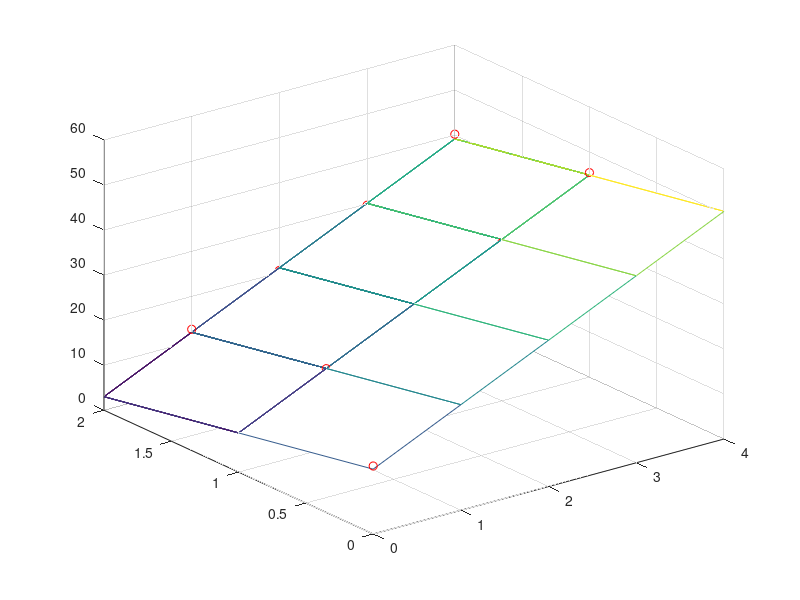

This figure's MATLAB source:
%HW3_1
% multiple linear regression
% n = 9
clear;
clc;
a = [0,1,1,2,2,3,3,4,4];
b = [0,1,2,1,2,1,2,1,2];
c = [15.1,17.7,12.7,25.6,20.5,35.1,29.7,45.4,40.2];
sigma_a = 0; sigma_b = 0; sigma_c = 0;
sigma_a2 = 0; sigma_b2 = 0;
s_ab = 0; s_ac = 0; s_bc = 0;
for i = 1 : length(a)
    sigma_a = sigma_a + a(i);
    sigma_b = sigma_b + b(i);
    sigma_c = sigma_c + c(i);
    sigma_a2 = a(i).*a(i) + sigma_a2;
    sigma_b2 = b(i).*b(i) + sigma_b2;
    s_ab = a(i).*b(i) + s_ab;
    s_ac = a(i).*c(i) + s_ac;
    s_bc = b(i).*c(i) + s_bc;
end
%왼쪽 행렬 A, 오른쪽 행렬 B
A = [9, sigma_a, sigma_b;sigma_a,sigma_a2,s_ab;sigma_b,s_ab,sigma_b2];
B = [sigma_c;s_ac;s_bc];
% 𝒚 = 𝒂𝟎 + 𝒂𝟏𝒙𝟏 + 𝒂𝟐𝒙는
% c = k(1) + k(2)a + k(3)b로
k = A\B;
r = zeros(1,length(a));
sr = 0;
for j = 1:length(a)
    r(j) = k(1) +k(2).*a(j) + k(3).*b(j) -c(j);
    sr = sr + r(j)^2;
end

[X,Y] = meshgrid(a,b);
Z = k(1) + k(2).*X + k(3).*Y;
mesh(X,Y,Z);
hold on;
scatter3(a,b,c,'r');

disp("residual의 제곱의 합은 ");
disp(sr);
